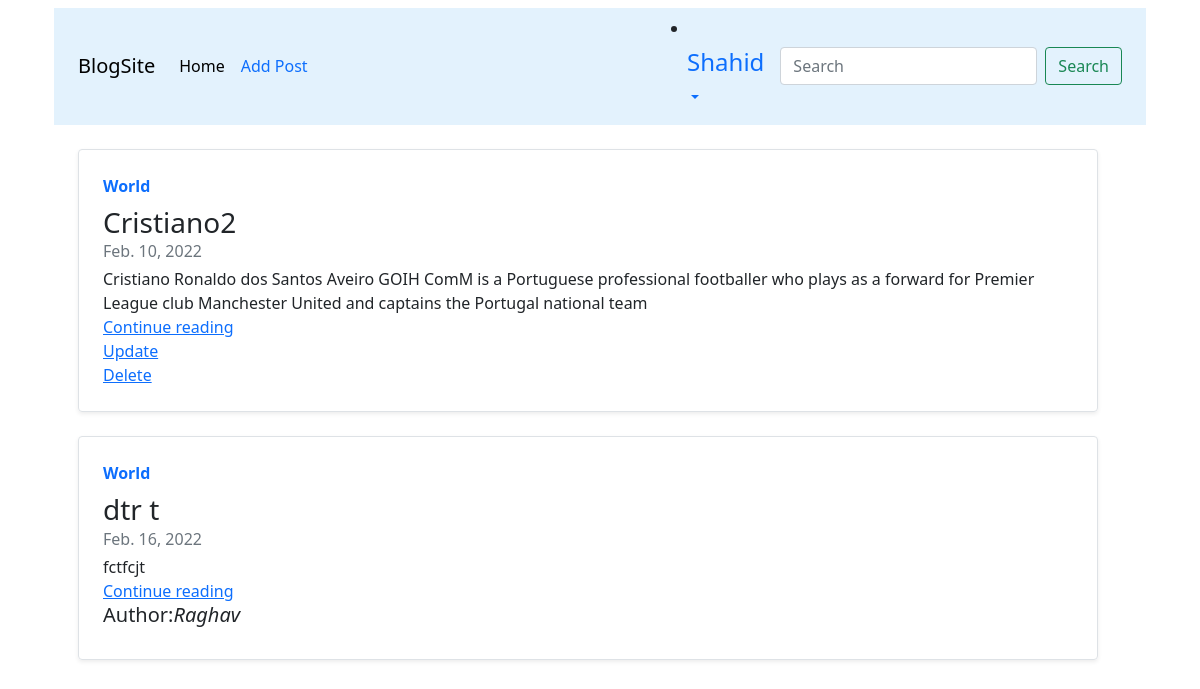
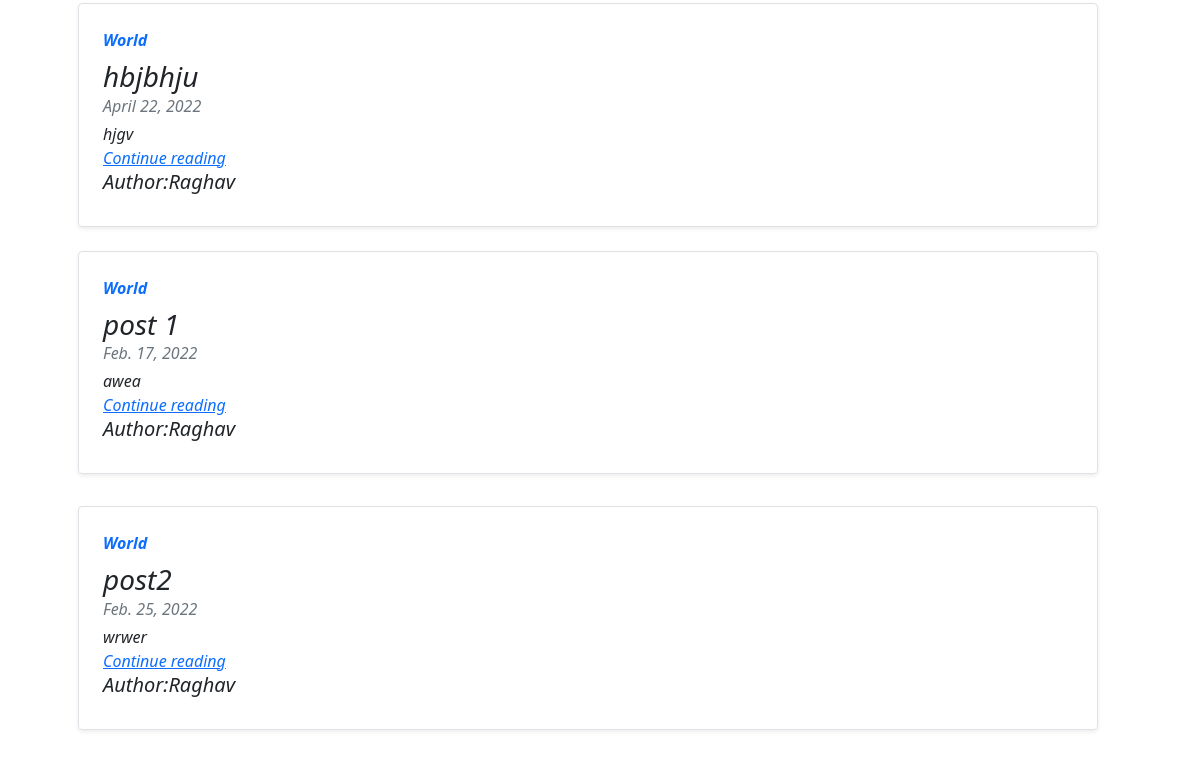
/ (signed in), run on an earlier commit of the app's database (2 pictures, top to bottom).
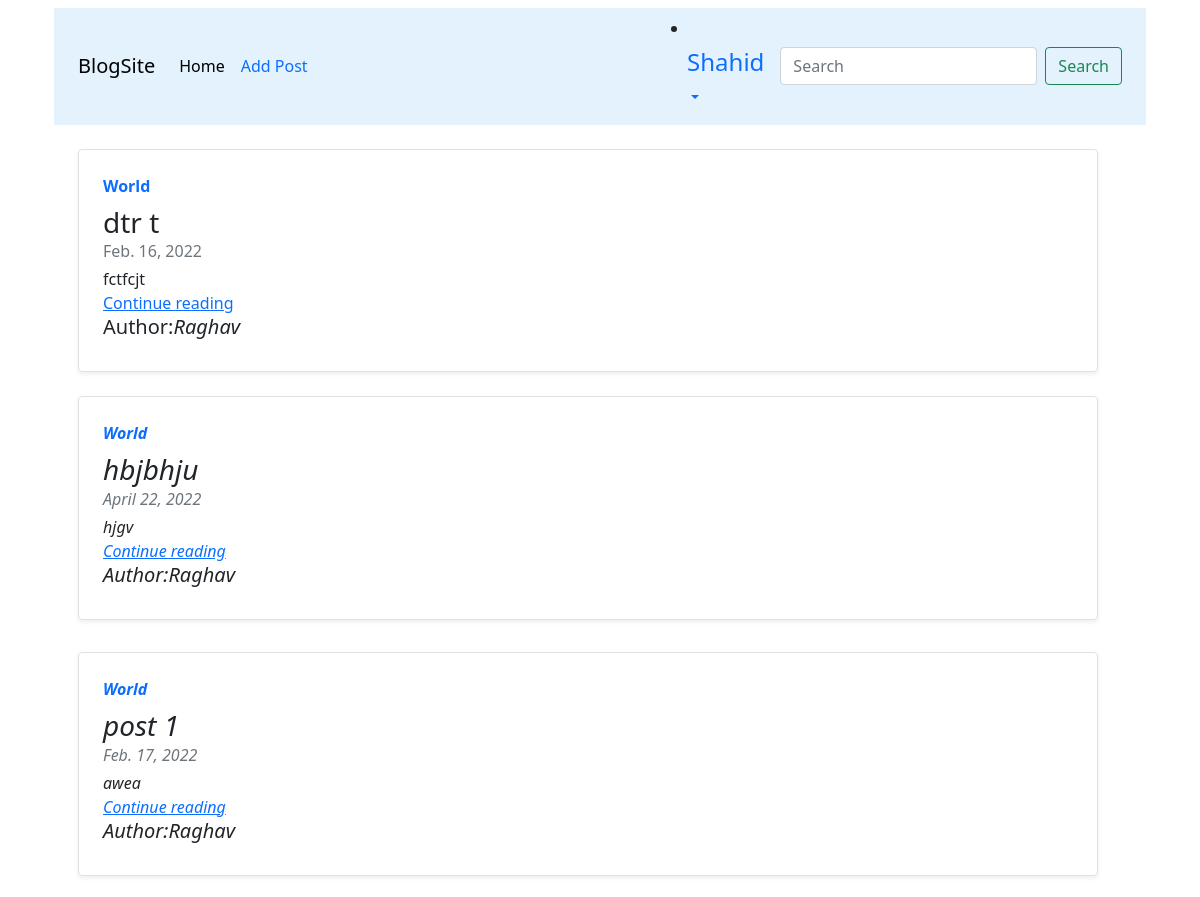
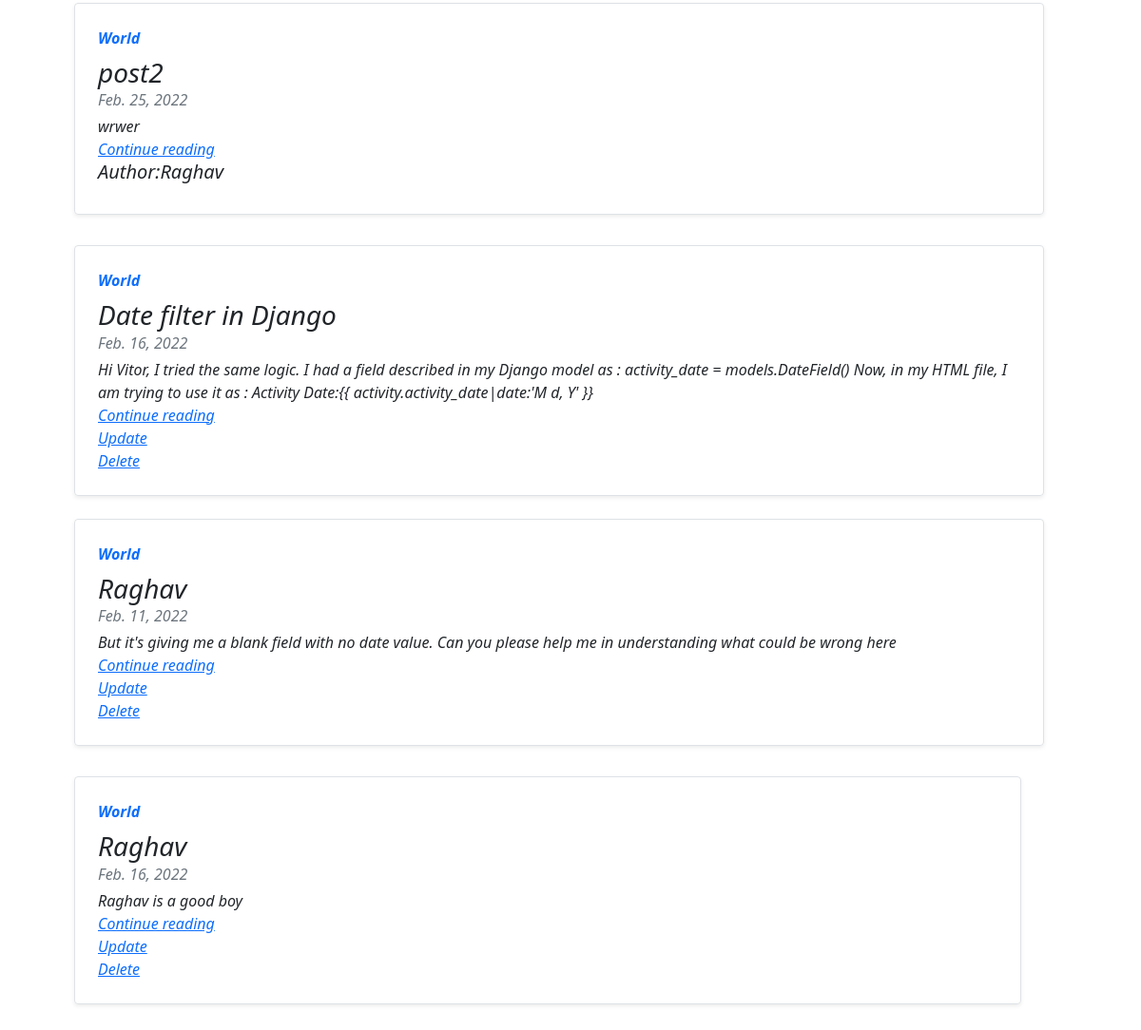
And on a later commit of the database (2 pictures, top to bottom).
### home/models.py (models this page shows, shortened)
class Blog(models.Model):
    author=models.ForeignKey(User,null=True,on_delete=models.CASCADE)
    post_id=models.AutoField(primary_key=True)
    slug=models.CharField(max_length=130,blank=True)
    title=models.CharField(max_length=100,null=True)
    description=models.TextField(null=True)
    thumbnail=models.ImageField(default="userprofile.png",upload_to='static',null=True)
    date_created=models.DateField(auto_now=True,null=True)
    viewers = models.TextField(default="", null=True, blank=True)
    numViews = models.IntegerField(default=0)

class User(AbstractBaseUser,PermissionsMixin):
    username=None
    email=models.EmailField(db_index=True,unique=True,max_length=254)
    first_name=models.CharField(max_length=50)
    last_name=models.CharField(max_length=50)
    mobile=models.CharField(max_length=50)
    address=models.CharField(max_length=50)
    date_joined=models.DateTimeField(default=now)
    is_staff=models.BooleanField(default=False)#must need,otherwise you will not able to login
    is_active=models.BooleanField(default=False)#must need,otherwise you will not able to login
    is_superuser=models.BooleanField(default=False)#This is inherited Permissions
    objects=CustomUserManager()
    USERNAME_FIELD='email'
    REQUIRED_FIELD = []
    class Meta:
        verbose_name='user'
        verbose_name_plural='users'

### home/views.py (the view)
# urls.py: 2. Add a URL to urlpatterns:  path('', views.home, name='home')
def home(request):
    blog=Blog.objects.all()
    context={'blog':blog}
    return render(request,'blog.html',context)

### home/templates/blog.html (shortened to what this page needs)
{% extends 'base.html' %}
{% load static %}
{% block content %}
    <nav class="navbar navbar-expand-lg"
         class="navbar navbar-light"
         style="background-color: #e3f2fd;">
        <div class="container-fluid">
            <a class="navbar-brand" href="{% url 'home' %}">BlogSite</a>
            <div class="collapse navbar-collapse" id="navbarSupportedContent">
                <ul class="navbar-nav me-auto mb-2 mb-lg-0">
                    <li class="nav-item">
                        <a class="nav-link active" aria-current="page" href="{% url 'home' %}">Home</a>
                    </li>
                    {% if request.user.is_authenticated %}
                    <li class="nav-item">
                      <a class="nav-link" href="{% url 'addpost' %}">Add Post</a>
                  </li>
                    {% endif %}
                </ul>
                {% if request.user.is_authenticated %}
                    <li class="nav-item dropdown">
                        <a class="nav-link dropdown-toggle"
                           href="#"
                           id="navbarDropdown"
                           role="button"
                           data-bs-toggle="dropdown"
                           aria-expanded="false">
                            <h4>{{ request.user.first_name }}</h4>
                        </a>
                            {% endif %}
                </li>
                <form class="d-flex" method="GET" action="{% url 'search' %}">
                    <input class="form-control me-2"
                            name="query"
                            id="query"
                           type="search"
                           placeholder="Search"
                           aria-label="Search">
                    <button class="btn btn-outline-success" type="submit">Search</button>
                </form>
            </div>
        </div>
    </nav>
    <div class="container mt-4">
        <div class="row mb-2">
            {% for blog in blog %}
                <div class="row mb-2">
                    <div class="col md-6">
                        <div class="row g-0 border rounded overflow-hidden flex-md-row mb-4 shadow-sm h-md-250 position-relative">
                            <div class="col p-4 d-flex flex-column position-static">
                                <strong class="d-inline-block mb-2 text-primary">World</strong>
                                <h3 class="mb-0">{{ blog.title }}</h3>
                                <div class="mb-1 text-muted">{{ blog.date_created }}</div>
                                <p class="card-text mb-auto">
                                    {{ blog.description }}
                                </p>
                                <a href="{% url 'blog' blog.slug %}" >Continue reading</a>
                                {% if request.user == blog.author %}
                                <a href="{% url 'update_post' blog.post_id %}">Update</a>
                                <a  href="{% url 'delete_post' blog.post_id %}" >Delete</a>
                                {% else %}
                                <h5>Author:<i>{{blog.author.first_name}}<i></h5>
                                {% endif %}
                            </div>
                        </div>
                        {% if forloop.counter|divisibleby:2 %}
                        </div>
                      </div>
                    </div>
                    {% endif %}
            {% endfor %}
        </div>
    </div>
{% endblock content %}

What changed in the data, as far as the page shows it:
removed Blog: title "Cristiano2", date_created "Feb. 10, 2022", description "Cristiano Ronaldo dos Santos Aveiro GOIH ComM is a Portuguese professional footballer who plays as a forward for Premier League club Manchester United and captains the Portugal national team", shows "Update", slug "cristiano2" (drawn)
added Blog: title "Date filter in Django", date_created "Feb. 16, 2022", description "Hi Vitor, I tried the same logic. I had a field described in my Django model as : activity_date = models.DateField() Now, in my HTML file, I am trying to use it as : Activity Date:{{ activity.activity_date|date:'M d, Y' }}", shows "Update"
added Blog: title "Raghav", date_created "Feb. 11, 2022", description "But it's giving me a blank field with no date value. Can you please help me in understanding what could be wrong here", shows "Update"
added Blog: title "Raghav", date_created "Feb. 16, 2022", description "Raghav is a good boy", shows "Update"
